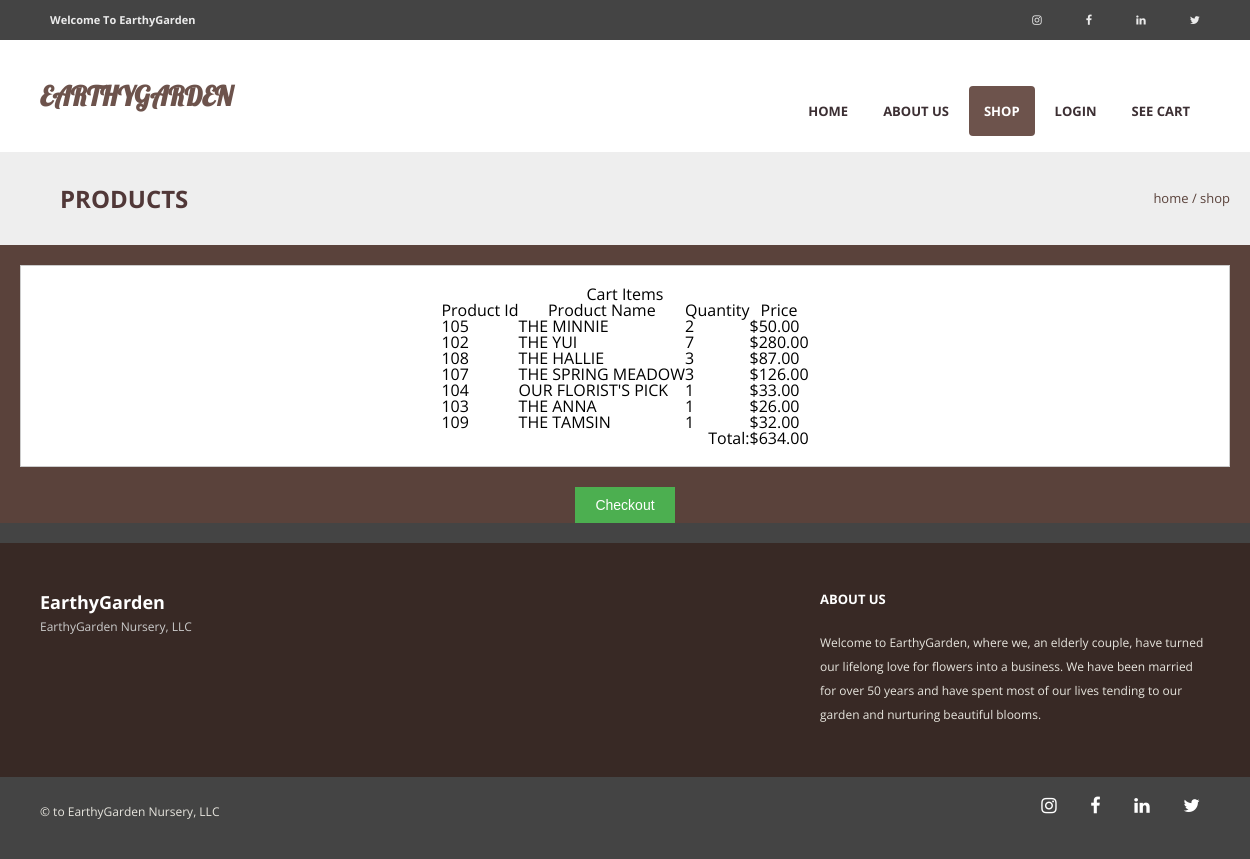
The page /view_cart.php on the database its author committed.
### tables this page shows
CREATE TABLE `cart_items` (
  `sr` int(10) NOT NULL,
  `product_id` int(11) NOT NULL,
  `product_name` varchar(100) NOT NULL,
  `quantity` int(10) NOT NULL,
  `price` int(100) NOT NULL
);

### view_cart.php (the view, shortened to what this page needs)
<?php
try {
    $conn = new PDO("mysql:host=localhost;dbname=earthygarden",'root', '');
    $conn->setAttribute(PDO::ATTR_ERRMODE, PDO::ERRMODE_EXCEPTION);
    $stmt = $conn->prepare("SELECT * FROM cart_items");
    $stmt->execute();
    $cart_items = $stmt->fetchAll(PDO::FETCH_ASSOC);
    $total_sum = 0;
    foreach ($cart_items as $item) {
        $total_sum += $item['price'];
    }
} catch (PDOException $e) {
    echo "Connection failed: " . $e->getMessage();
}
?>
<!DOCTYPE html>
<html lang="en">
<head>
    <link rel="stylesheet" href="https://cdnjs.cloudflare.com/ajax/libs/font-awesome/4.0.3/css/font-awesome.min.css">
    <link rel="stylesheet" type="text/css" href="css/style.css" media="screen">
</head>
<body>
    <div class="top-strip">
        <div class="container">
            <div class="row">
                <div class="col-md-6 user">
                    <p>
                        Welcome to EarthyGarden
                    </p>
                </div>
                <div class="col-md-6 language">
                    <ul>
                        <li><a href="#"><i class="fa fa-instagram"></i></a></li>
                        <li><a href="#"><i class="fa fa-facebook"></i></a></li>
                        <li><a href="#"><i class="fa fa-linkedin"></i></a></li>
                        <li><a href="#"><i class="fa fa-twitter"></i></a></li>
                    </ul>
                </div>
            </div>
        </div>
    </div>
    <div class="container header">
        <nav id="myNavbar" class="navbar navbar-default " role="navigation">
            <div class="container">
                <div class="navbar-header">
                    <a class="navbar-brand" href="index.php"><span class="header-name">EarthyGarden</span></a>
                </div>
                <div class="collapse navbar-collapse" id="bs-example-navbar-collapse-1">
                    <ul class="nav navbar-nav">
                        <li><a href="index.php">Home</a></li>
                        <li><a href="about.html">About us</a></li>
                        <li class="active"><a href="shop.php">Shop</a></li>
                        <li><a href="login.php">Login</a></li>
                        <li><a href="view_cart.php">See Cart</a></li>
                    </ul>
                </div>
            </div>
        </nav>
    </div>
    <div class="page-title">
        <div class="container">
            <div class="row produti-container">
                <div class="col-md-10 produti">
                    <h4>products</h4>
                </div>
                <div class="col-md-2 cart">
                    <ul>
                        <li>home /</li>
                        <li>shop</li>
                    </ul>
                </div>
            </div>
        </div>
    </div>
    <div class="container-1">
  <center>  <h1>Cart Items</h1></center>
    <?php if (count($cart_items) > 0) : ?>
    <center>     <table>
            <tr>
            <th>Product Id</th>
                <th>Product Name</th>
                <th>Quantity</th>
                <th>Price</th>
            </tr>
            <?php foreach ($cart_items as $item) : ?>
                <tr>
                    <td><?php echo $item['product_id']; ?></td>
                    <td><?php echo $item['product_name']; ?></td>
                    <td><?php echo $item['quantity']; ?></td>
                    <td>$<?php echo number_format($item['price'], 2); ?></td>
                </tr>
            <?php endforeach; ?>
            <tr>
                <td colspan="3" style="text-align: right;"><strong>Total:</strong></td>
                <td>$<?php echo number_format($total_sum, 2); ?></td>
            </tr></center>
    <?php else : ?>
        <p>No items in the cart.</p>
    <?php endif; ?>
</div>
    </div><center><a href="checkout.html">
    <button type="submit" class="add-to-cart-btn">Checkout</button></a></center>
<div class="full-footer">
        <div class="container-full">
            <div class="container info">
                <div class="row">
                    <div class="col-md-8 addres">
                        <a class="footer-name" href="index.php">EarthyGarden</a>
                        <h6>EarthyGarden Nursery, LLC</h6>
                    </div>
                    <div class="col-md-4 footer-about">
                        <h4>About us</h4>
                        <p>
                            Welcome to EarthyGarden, where we, an elderly couple, have turned our lifelong
                            love for flowers into a business. We have been married for over 50 years and have spent most
                            of
                            our lives tending to our garden and nurturing beautiful blooms.
                        </p>
                    </div>
                </div>
            </div>
        </div>
        <div class="container">
            <div class="row bottom-strip">
                <div class="col-md-6 rights">
                    <p>
                        &copy; to EarthyGarden Nursery, LLC
                    </p>
                </div>
                <div class="col-md-6 social">
                    <ul>
                        <li><a href="#"><i class="fa fa-instagram footer-social"></i></a></li>
                        <li><a href="#"><i class="fa fa-facebook footer-social"></i></a></li>
                        <li><a href="#"><i class="fa fa-linkedin footer-social"></i></a></li>
                        <li><a href="#"><i class="fa fa-twitter footer-social"></i></a></li>
                    </ul>
                </div>
            </div>
        </div>
    </div>
</body>
</html>

### rows shown on the page
cart_items: product "105", product_name "THE MINNIE", quantity "2", price "50.00"
cart_items: product "102", product_name "THE YUI", quantity "7", price "280.00"
cart_items: product "108", product_name "THE HALLIE", quantity "3", price "87.00"
cart_items: product "107", product_name "THE SPRING MEADOW", quantity "3", price "126.00"
cart_items: product "104", product_name "OUR FLORIST'S PICK", quantity "1", price "33.00"
cart_items: product "103", product_name "THE ANNA", quantity "1", price "26.00"
cart_items: product "109", product_name "THE TAMSIN", quantity "1", price "32.00"

### other values the page prints
$total_sum "634.00"
